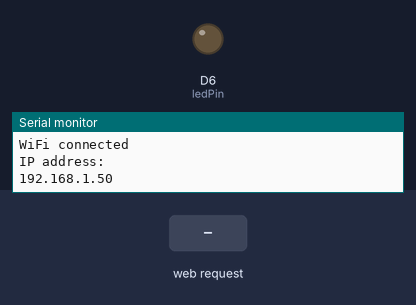
Recording of a sketch running on a simulated Arduino MKR. Parts: output pins drawn as LEDs (lit = HIGH), the last lines printed to the serial monitor. Dashed ring = blinking. Inputs (shaded band) come from the test bench. WiFi joins after 1.5 s; servers stay silent unless stated.

Above: at 2.7 s.
2.8 s: HTTP request GET /start received
At 3.3 s:
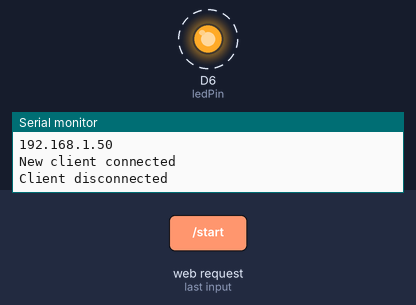
5.8 s: HTTP request GET /stop received
At 6.9 s:
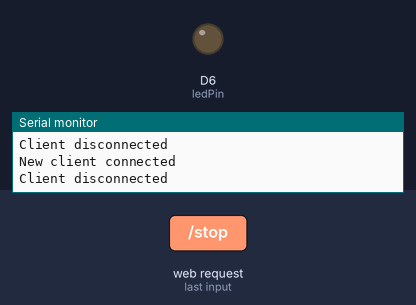
Timing chart, 0 to 8.8 s (numbered marks = the images above; inputs shaded):
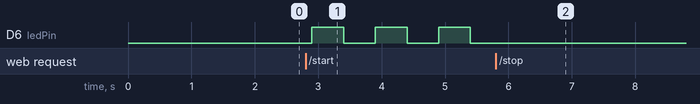

The sketch:

WorkStop.ino
```cpp
#include <WiFiNINA.h>

char ssid[] = "netwoq";        // your network SSID (name)
char password[] = "netwoqpass";

WiFiServer server(80);  // Set the port for the server

int ledPin = LED_BUILTIN;  // Pin connected to the LED
bool isBlinking = false;   // Flag to track blinking status

void setup() {
  Serial.begin(9600);

  pinMode(ledPin, OUTPUT);  // Set LED pin as an output
  digitalWrite(ledPin, LOW); // Start with LED off

  // Connect to Wi-Fi network
  while (WiFi.begin(ssid, password) != WL_CONNECTED) {
    delay(1000);
    Serial.println("Connecting to WiFi...");
  }

  Serial.println("");
  Serial.println("WiFi connected");
  Serial.println("IP address: ");
  Serial.println(WiFi.localIP());

  server.begin();  // Start the server
}

void loop() {
  WiFiClient client = server.available();  // Check for incoming client connections

  if (client) {  // If a client is connected
    Serial.println("New client connected");

    while (client.connected()) {
      if (client.available()) {
        String request = client.readStringUntil('\r');  // Read the request

        if (request.indexOf("/start") != -1) {
          isBlinking = true;  // Start blinking
        } else if (request.indexOf("/stop") != -1) {
          isBlinking = false; // Stop blinking
          digitalWrite(ledPin, LOW); // Turn off LED
        }

        client.println("HTTP/1.1 200 OK");
        client.println("Content-Type: text/html");
        client.println("");
        client.println("<html><body>");
        client.println("<h1>LED Control</h1>");
        client.println("<p>Click <a href=\"/start\">here</a> to start blinking the LED.</p>");
        client.println("<p>Click <a href=\"/stop\">here</a> to stop blinking the LED.</p>");
        client.println("</body></html>");

        delay(100);
        break;
      }
    }

    client.stop();  // Close the connection
    Serial.println("Client disconnected");
  }

  // Blinking logic
  if (isBlinking) {
    digitalWrite(ledPin, HIGH);  // Turn on LED
    delay(500);
    digitalWrite(ledPin, LOW);   // Turn off LED
    delay(500);
  }
}
```

Measured:
- after the input at 2.8 s, D6 (ledPin): alternates HIGH for 0.50 s and LOW for 0.50 s, starting after 0.10 s
- after the input at 5.8 s, D6 (ledPin): stops changing and stays LOW
